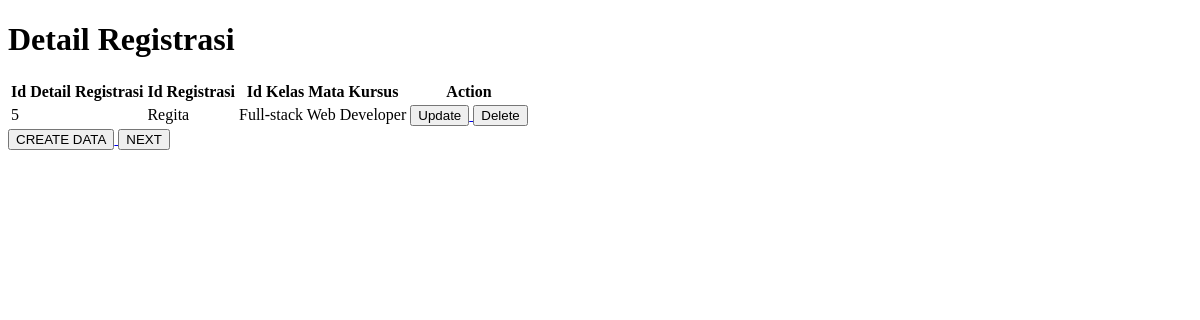
The page /DetailRegistrasi on the database as committed earlier.
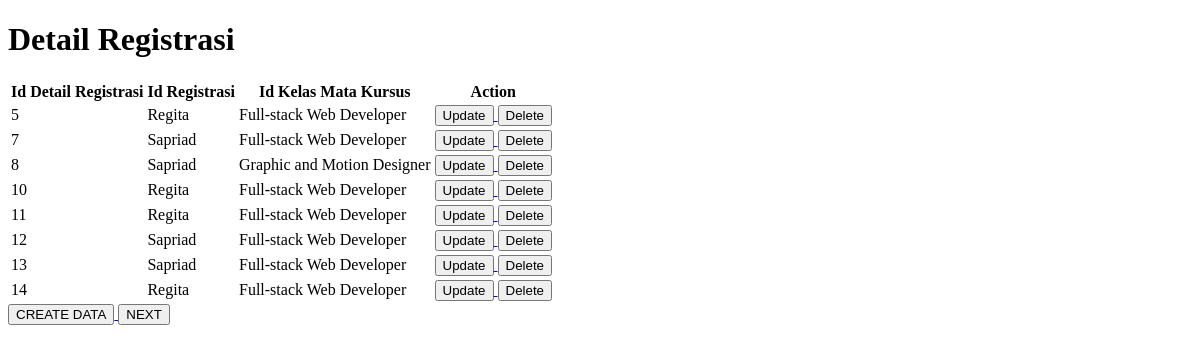
The same page on the database as committed later.
### app/models.py (models this page shows, shortened)
class DetailRegistrasi(models.Model):
    Id_DetailRegistrasi = models.AutoField(primary_key=True)
    Id_Registrasi = models.ForeignKey(Registrasi, on_delete=models.CASCADE)
    Id_Kelas_Mata_Kursus = models.ForeignKey(Kelas_Mata_Kursus, on_delete=models.CASCADE)

class Registrasi(models.Model):
    Id_Registrasi = models.AutoField(primary_key=True)
    Id_Siswa = models.ForeignKey(Siswa, on_delete=models.CASCADE)
    ID_CS = models.ForeignKey(CustomerService, on_delete=models.CASCADE)
    Tanggal_Registrasi = models.DateField()
    def __str__(self):
        return str(self.Id_Siswa)

class Siswa(models.Model):
    Id_Siswa = models.AutoField(primary_key=True)
    Nama_Siswa = models.CharField(max_length=50)
    Tanggal_Lahir = models.DateField()
    Alamat_Siswa = models.TextField(blank=True, null=True)
    Nomor_Telepon_Siswa = models.PositiveIntegerField()
    def __str__(self):
        return str(self.Nama_Siswa)

class Kelas_Mata_Kursus(models.Model):
    Id_Kelas_Mata_Kursus = models.AutoField(primary_key=True)
    Jenis_Kursus = models.CharField(max_length=70)
    Jenis_Kelas = models.CharField(max_length=50)
    Jumlah_Pertemuan = models.PositiveIntegerField()
    Jadwal = models.CharField(max_length=100)
    Harga = models.PositiveIntegerField()
    Status_Kelas = models.CharField(max_length=30)
    def __str__(self):
        return str(self.Jenis_Kursus)

### app/views.py (the view)
# urls.py: path('DetailRegistrasi', views.DetailRegistrasi, name='DetailRegistrasi'),
def DetailRegistrasi(request):
    alldetailregistrasiobj = models.DetailRegistrasi.objects.all()
    getdetailregistrasiobj = models.DetailRegistrasi.objects.get(Id_DetailRegistrasi=5)
    return render(request, 'detailregistrasi.html', {
        "alldetailregistrasiobj" : alldetailregistrasiobj,
        "getdetailregistrasiobj" : getdetailregistrasiobj,
    })

### app/templates/detailregistrasi.html (shortened to what this page needs)
<!DOCTYPE html>
<html lang="en">
<head>
</head>
<body>
    <h1>Detail Registrasi</h1>
    <table>
        <tr>
            <th>Id Detail Registrasi</th>
            <th>Id Registrasi</th>
            <th>Id Kelas Mata Kursus</th>
            <th>Action</th>
        </tr>
        {% for item in alldetailregistrasiobj %}
        <tr>
            <td>{{ item.Id_DetailRegistrasi }}</td>
            <td>{{ item.Id_Registrasi }}</td>
            <td>{{ item.Id_Kelas_Mata_Kursus }}</td>
            <td>
                <a href="{%url 'updatedetailregistrasi' item.Id_DetailRegistrasi %}">
                    <button>Update</button>
                </a>
                <a href="{%url 'deletedetailregistrasi' item.Id_DetailRegistrasi %}">
                    <button>Delete</button>
                </a>
            </td>
        </tr>
        {% endfor %}
    </table>
    <a href="{% url 'createdetailregistrasi' %}">
        <button>
            CREATE DATA
        </button>
    </a>
    <tr>
        <td>
            <a href="{% url 'dashboard' %}">
                <button type="submit">NEXT</button>
            </a>
        </td>
    </tr>
</body>
</html>

Rows that differ between the two databases and show on the page:
added DetailRegistrasi: Id_DetailRegistrasi "7", Id_Registrasi "Sapriad", Id_Kelas_Mata_Kursus "Full-stack Web Developer"
added DetailRegistrasi: Id_DetailRegistrasi "8", Id_Registrasi "Sapriad", Id_Kelas_Mata_Kursus "Graphic and Motion Designer"
added DetailRegistrasi: Id_DetailRegistrasi "10", Id_Registrasi "Regita", Id_Kelas_Mata_Kursus "Full-stack Web Developer"
added DetailRegistrasi: Id_DetailRegistrasi "11", Id_Registrasi "Regita", Id_Kelas_Mata_Kursus "Full-stack Web Developer"
added DetailRegistrasi: Id_DetailRegistrasi "12", Id_Registrasi "Sapriad", Id_Kelas_Mata_Kursus "Full-stack Web Developer"
added DetailRegistrasi: Id_DetailRegistrasi "13", Id_Registrasi "Sapriad", Id_Kelas_Mata_Kursus "Full-stack Web Developer"
added DetailRegistrasi: Id_DetailRegistrasi "14", Id_Registrasi "Regita", Id_Kelas_Mata_Kursus "Full-stack Web Developer"
